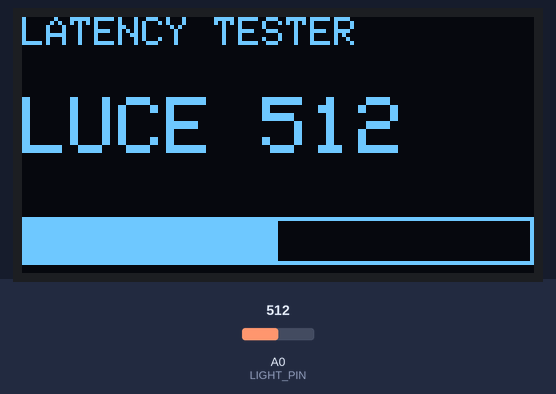
This sketch was run on a simulated Arduino Uno, built with avr-gcc and run on an emulated ATmega328P. Parts: 128×64 one-colour display. The test bench sets the inputs (shaded band); at power-on: A0 (LIGHT_PIN) = 512.

Above: at 1.7 s.
1.8 s: A0 (LIGHT_PIN) set to 716
At 2.2 s:
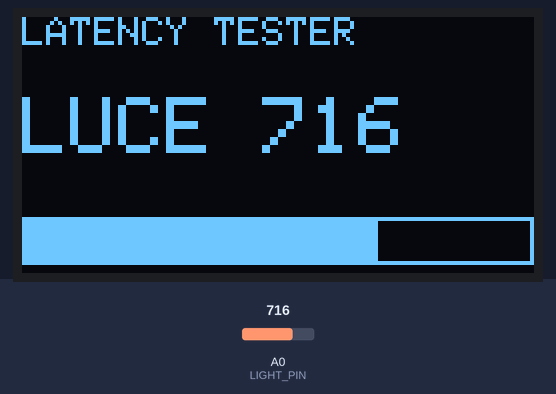
3.3 s: A0 (LIGHT_PIN) set to 900
At 3.9 s:
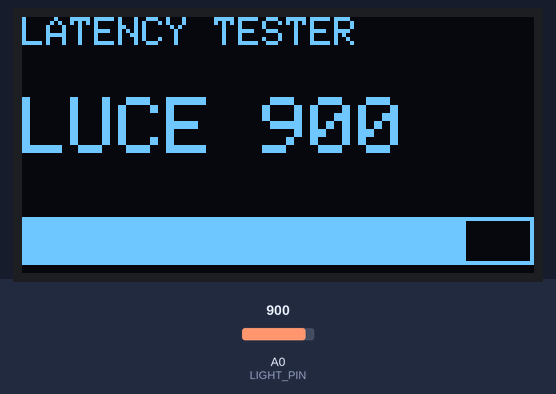
4.9 s: A0 (LIGHT_PIN) set to 1023
At 5.6 s:
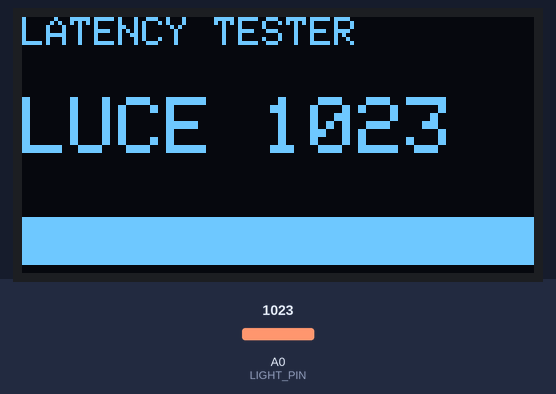
Timing chart, 0 to 7.9 s (numbered marks = the images above; inputs shaded):
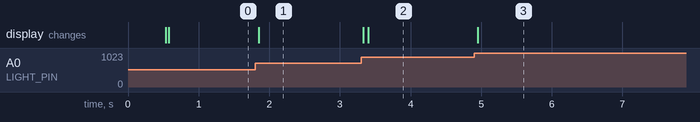

Measured:
- after the input at 1.8 s, the display: changes after 0.05 s (image 1)
- after the input at 3.3 s, the display: first changes at once (image 2 shows a later state)
- after the input at 4.9 s, the display: changes after 0.05 s (image 3)

The sketch:

displayTester.ino
```cpp
#include <Wire.h>
#include <Adafruit_GFX.h>
#include <Adafruit_SH110X.h>

#define OLED_ADDR 0x3C
#define OLED_RESET -1
#define LIGHT_PIN A0

Adafruit_SH1106G display(128, 64, &Wire, OLED_RESET);

void setup() {
  Serial.begin(115200);
  delay(500);

  if (!display.begin(OLED_ADDR, true)) {
    while (1);
  }

  display.clearDisplay();
  display.setTextColor(SH110X_WHITE);
}

void loop() {
  // Media di 16 letture per rendere il valore più stabile
  long somma = 0;

  for (int i = 0; i < 16; i++) {
    somma += analogRead(LIGHT_PIN);
    delay(1);
  }

  int luce = somma / 16;

  display.clearDisplay();

  display.setTextSize(1);
  display.setCursor(0, 0);
  display.println("LATENCY TESTER");

  display.setTextSize(2);
  display.setCursor(0, 20);
  display.print("LUCE ");
  display.println(luce);

  // Barra grafica 0-1023
  int barra = map(luce, 0, 1023, 0, 126);
  barra = constrain(barra, 0, 126);

  display.drawRect(0, 50, 128, 12, SH110X_WHITE);
  display.fillRect(1, 51, barra, 10, SH110X_WHITE);

  display.display();

  delay(20);
}
```
